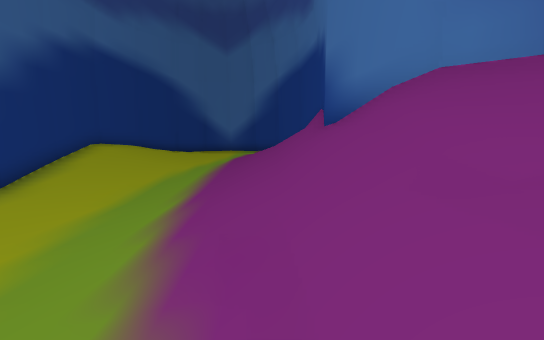
view 1 (above)

12 first-person views from a walk through a Unity game level. The camera is 1.3 m above the floor, tilts 10° down and sees 90° across. The floor is counted in squares, 1 m on a side. Each view is taken from the middle of a square. On the plan, view 1 faces up. The plan holds only what a view shows up to about 13 squares ahead; the rest is blank. The place goes on beyond the plan. Some animated figures are left out.

view 2
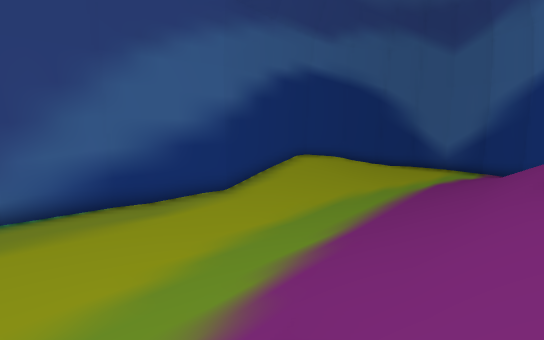

view 3
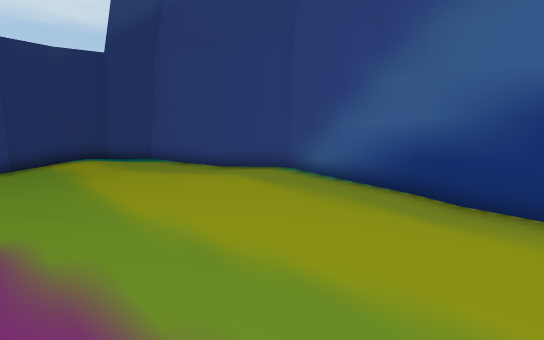

view 4
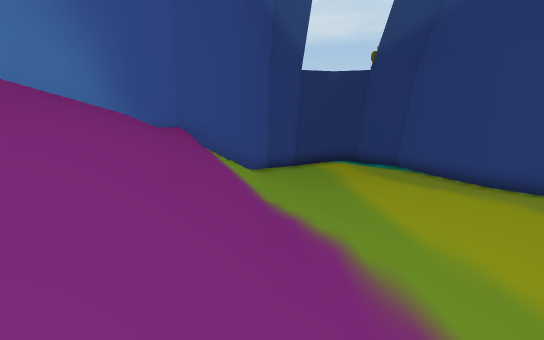

view 5
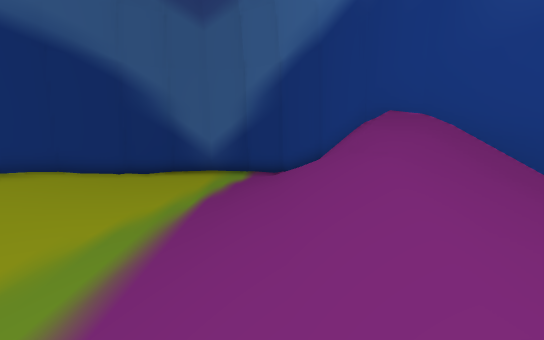

view 6
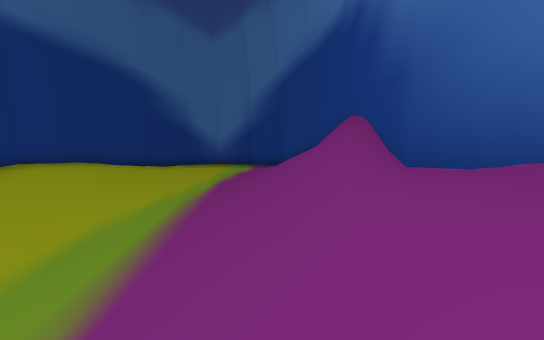

view 7
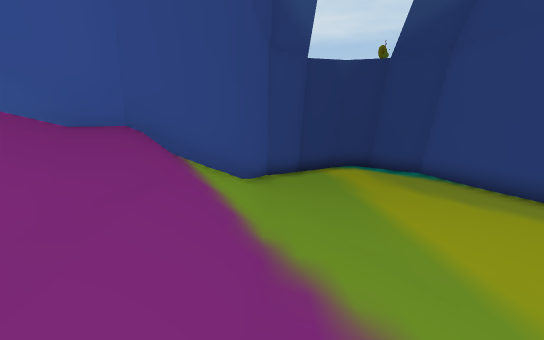

view 8
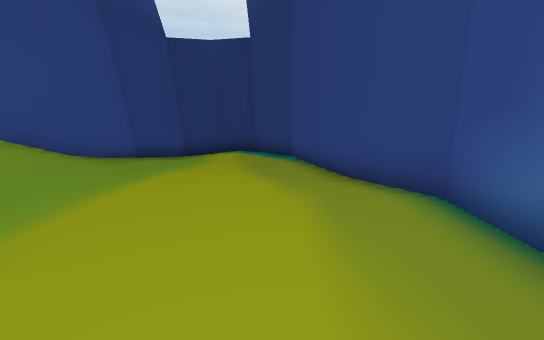

view 9
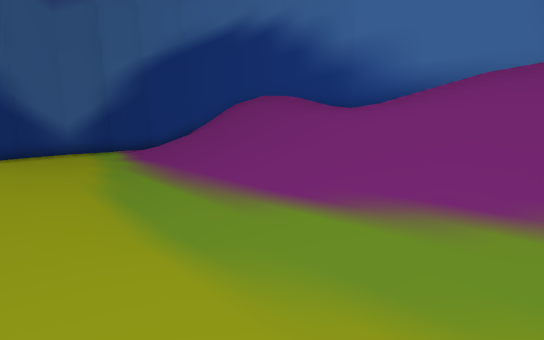

view 10
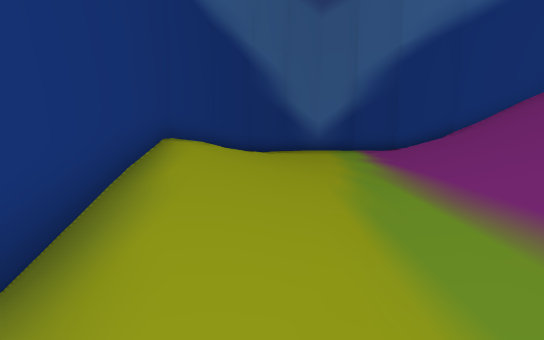

view 11
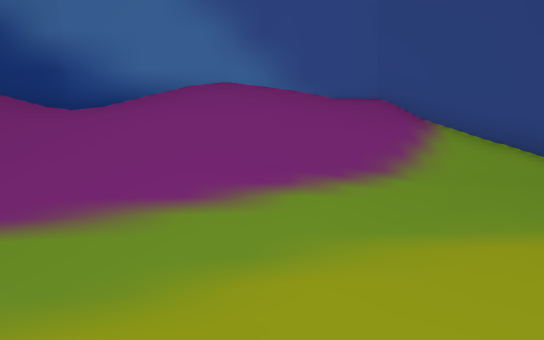

view 12
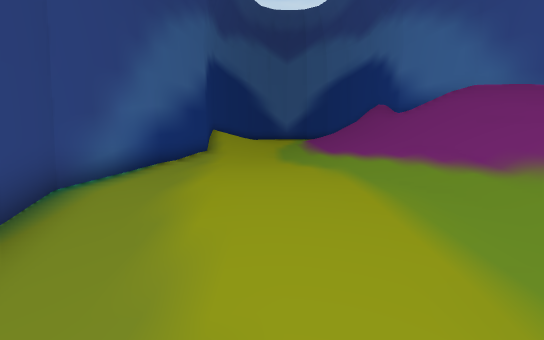

### Floor plan
Key: @ floor where view 1 was taken; # wall or solid block; . main floor; : floor 0.25 m higher than the main floor; - floor 0.25 m lower than the main floor; + floor 0.5 m higher than the main floor; / step, stairs or slope; = window, fence, low wall or low ledge.
Columns run from 8 left of view 1 to 2 right of it. Each row starts with its distance up from view 1.
 19     ###
 18    ##.####
 17   #.---..#
 16  #..--../##
 15  #:.....//#
 14  #:....///#
 13 =/:....///#
 12 #/+:...///#
 11 #/+:...///#
 10 #/::...///#
  9  #:....///#
  8  #:....///#
  7  #.....///#
  6  #.....///#
  5  #.....///#
  4  #....:///#
  3 #.....:+//#
  2 #::::::+//#
  1 #::::::+//#
  0 #:::::::@/#
 -1 #::::::://#
 -2  #:::::::/#
 -3  #..:::::##
 -4  #......:#
 -5   #......#
 -6   #......#
 -7   #.....#
 -8    #...##
 -9     ####

Where each view was taken, in squares from view 1:
view 1: 0 up, 0 right, facing up
view 2: 1 up, 1 right, facing up-left
view 3: 5 up, 1 left, facing down-left
view 4: 5 up, 0 right, facing down
view 5: 6 up, 0 right, facing up
view 6: 4 up, 0 right, facing up
view 7: 3 up, 0 right, facing down
view 8: 3 up, 5 left, facing down
view 9: 3 up, 5 left, facing up-right
view 10: 5 up, 5 left, facing up
view 11: 2 up, 5 left, facing right
view 12: 5 down, 4 left, facing up
